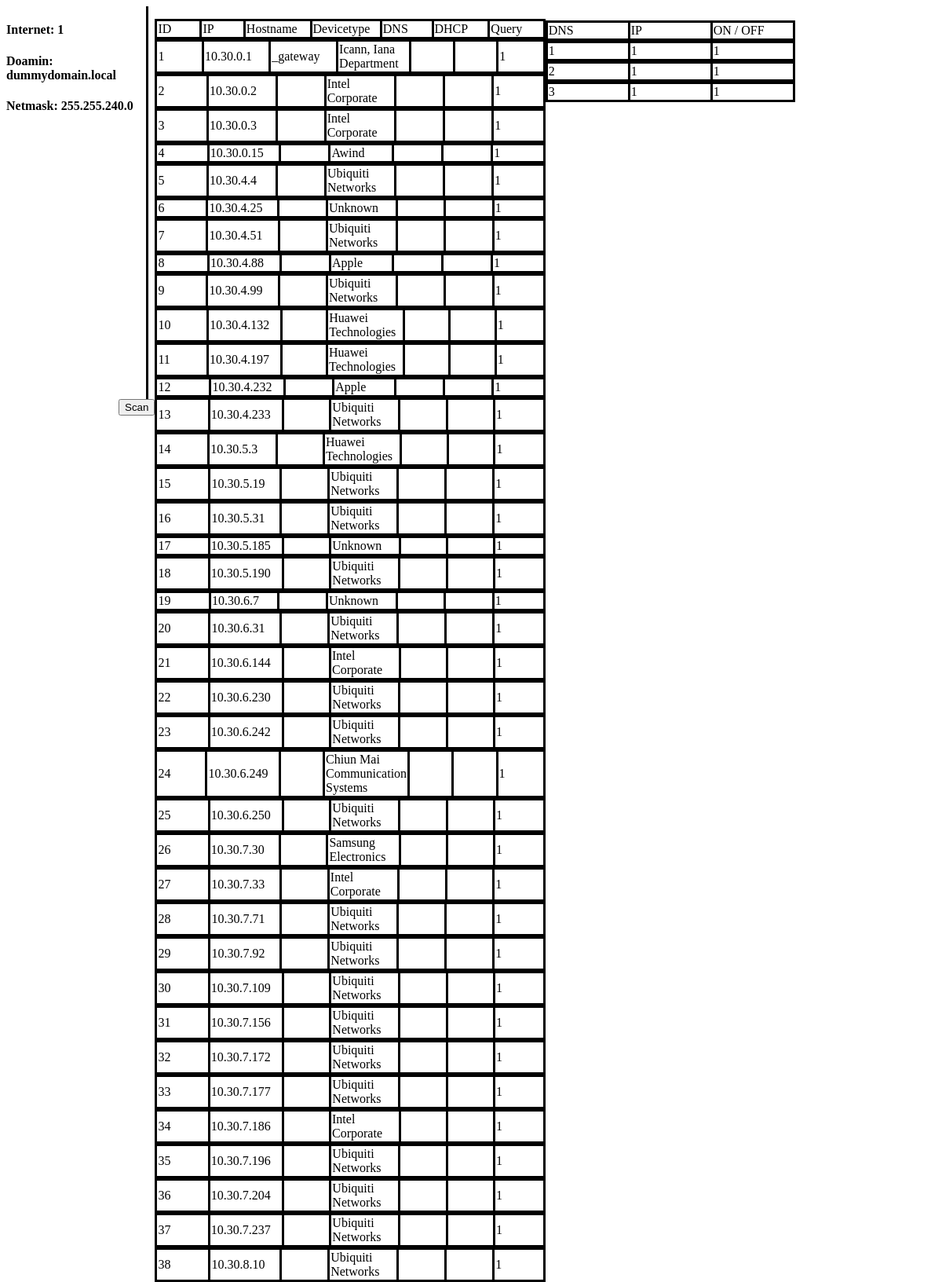
The page /NSA/NSA.php (upper part) on the database its author committed.
### tables this page shows
CREATE TABLE query(
id INTEGER PRIMARY KEY NOT NULL,
date TEXT NOT NULL,
wanconnection INTEGER NOT NULL,
domainname TEXT NOT NULL,
subnetmask TEXT NOT NULL
);

CREATE TABLE ip(
id INTEGER PRIMARY KEY NOT NULL,
ip TEXT,
hostname TEXT,
devicetype TEXT,
deviceos TEXT,
dhcp_id INTEGER,
dns_id INTEGER,
query_id INTEGER,
FOREIGN KEY (query_id) REFERENCES query(id),
FOREIGN KEY (dhcp_id) REFERENCES dhcp(id),
FOREIGN KEY (dns_id) REFERENCES dns(id)
);

CREATE TABLE dns(
id INTEGER PRIMARY KEY AUTOINCREMENT,
working INTEGER
);

### NSA/NSA.php (the view, shortened to what this page needs)
<!DOCTYPE html>
<html lang="en" dir="ltr">
  <head>
    <link href="style.css" rel="stylesheet">
  </head>
  <body>
<?php
    $db = new PDO('sqlite:/etc/NSA/data/NSA_DB.db');
?>
<div class="info">
  <h4>Internet: <?php
  $internet =$db->query("SELECT wanconnection FROM query")->fetchColumn();
  echo $internet;
  ?></h4>
  <h4>Doamin: <?php
  $domain =$db->query("SELECT domainname FROM query")->fetchColumn();
  echo $domain;
  ?></h4>
  <h4>Netmask: <?php
  $netmask =$db->query("SELECT subnetmask FROM query")->fetchColumn();
  echo $netmask;
  ?></h4>
</div>
<div class="tabellen">
<div class="tablerechts">
<?php
        $sql = "SELECT * FROM ip";
      echo '
<table class="table table-bordered table-striped">
        <tr>
            <td>ID</td>
            <td>IP</td>
            <td>Hostname</td>
            <td>Devicetype</td>
            <td>DNS</td>
            <td>DHCP</td>
            <td>Query</td>
        </tr>
    </table>';
        foreach ($db->query($sql) as $row)
        {
        echo '<table class="table table-bordered table-striped">
                <tr>
                    <td>'.$row['id'].'</td>
                    <td>'.$row['ip'].'</td>
                    <td>'.$row['hostname'].'</td>
                    <td>'.$row['devicetype'].'</td>
                    <td>'.$row['dns_id'].'</td>
                    <td>'.$row['dhcp_id'].'</td>
                    <td>'.$row['query_id'].'</td>
                </tr>
            </table>';
        }
?>
<br>
</div>
<br>
<div id="tablelinks">
<?php
        $sql = "SELECT * FROM dns";
      echo '
<table class="table table-bordered table-striped">
        <tr>
            <td>DNS</td>
            <td>IP</td>
            <td>ON / OFF</td>
        </tr>
    </table>';
        foreach ($db->query($sql) as $row)
        {
        echo '<table class="table table-bordered table-striped">
                <tr>
                    <td>'.$row['id'].'</td>
                    <td>'.$row['working'].'</td>
                    <td>'.$row['working'].'</td>
                </tr>
            </table>';
        }
?>
</div>
</div>
<div class="ButtonScan">
<button type="button" name="ScanButton" >Scan</button>
</div>
  </body>
</html>

### NSA/style.css (style rules this page uses)
.info { float: left; padding: 0 200 0 0; border-right: 3px solid black; height: 500px; width: 15%; }
.tabellen { width: 84%; float: right; }
.tablerechts { width: 50%; float: left; margin-top: 1em; }
table { border-collapse:collapse; }
.table > tbody > tr > td { border: solid black; width: 100px; }
.ButtonScan { float: right; }

### rows shown on the page
query: wanconnection "1", domainname "dummydomain.local", subnetmask "255.255.240.0"
ip: id "1", ip "10.30.0.1", hostname "_gateway", devicetype "Icann, Iana Department", query "1"
ip: id "2", ip "10.30.0.2", devicetype "Intel Corporate", query "1"
ip: id "3", ip "10.30.0.3", devicetype "Intel Corporate", query "1"
ip: id "4", ip "10.30.0.15", devicetype "Awind", query "1"
ip: id "5", ip "10.30.4.4", devicetype "Ubiquiti Networks", query "1"
ip: id "6", ip "10.30.4.25", devicetype "Unknown", query "1"
ip: id "7", ip "10.30.4.51", devicetype "Ubiquiti Networks", query "1"
ip: id "8", ip "10.30.4.88", devicetype "Apple", query "1"
ip: id "9", ip "10.30.4.99", devicetype "Ubiquiti Networks", query "1"
ip: id "10", ip "10.30.4.132", devicetype "Huawei Technologies", query "1"
ip: id "11", ip "10.30.4.197", devicetype "Huawei Technologies", query "1"
ip: id "12", ip "10.30.4.232", devicetype "Apple", query "1"
ip: id "13", ip "10.30.4.233", devicetype "Ubiquiti Networks", query "1"
ip: id "14", ip "10.30.5.3", devicetype "Huawei Technologies", query "1"
ip: id "15", ip "10.30.5.19", devicetype "Ubiquiti Networks", query "1"
ip: id "16", ip "10.30.5.31", devicetype "Ubiquiti Networks", query "1"
ip: id "17", ip "10.30.5.185", devicetype "Unknown", query "1"
ip: id "18", ip "10.30.5.190", devicetype "Ubiquiti Networks", query "1"
ip: id "19", ip "10.30.6.7", devicetype "Unknown", query "1"
ip: id "20", ip "10.30.6.31", devicetype "Ubiquiti Networks", query "1"
ip: id "21", ip "10.30.6.144", devicetype "Intel Corporate", query "1"
ip: id "22", ip "10.30.6.230", devicetype "Ubiquiti Networks", query "1"
ip: id "23", ip "10.30.6.242", devicetype "Ubiquiti Networks", query "1"
ip: id "24", ip "10.30.6.249", devicetype "Chiun Mai Communication Systems", query "1"
ip: id "25", ip "10.30.6.250", devicetype "Ubiquiti Networks", query "1"
ip: id "26", ip "10.30.7.30", devicetype "Samsung Electronics", query "1"
ip: id "27", ip "10.30.7.33", devicetype "Intel Corporate", query "1"
ip: id "28", ip "10.30.7.71", devicetype "Ubiquiti Networks", query "1"
ip: id "29", ip "10.30.7.92", devicetype "Ubiquiti Networks", query "1"
ip: id "30", ip "10.30.7.109", devicetype "Ubiquiti Networks", query "1"
ip: id "31", ip "10.30.7.156", devicetype "Ubiquiti Networks", query "1"
ip: id "32", ip "10.30.7.172", devicetype "Ubiquiti Networks", query "1"
ip: id "33", ip "10.30.7.177", devicetype "Ubiquiti Networks", query "1"
ip: id "34", ip "10.30.7.186", devicetype "Intel Corporate", query "1"
ip: id "35", ip "10.30.7.196", devicetype "Ubiquiti Networks", query "1"
ip: id "36", ip "10.30.7.204", devicetype "Ubiquiti Networks", query "1"
ip: id "37", ip "10.30.7.237", devicetype "Ubiquiti Networks", query "1"
ip: id "38", ip "10.30.8.10", devicetype "Ubiquiti Networks", query "1"
dns: id "1", working "1"
dns: id "2", working "1"
dns: id "3", working "1"
